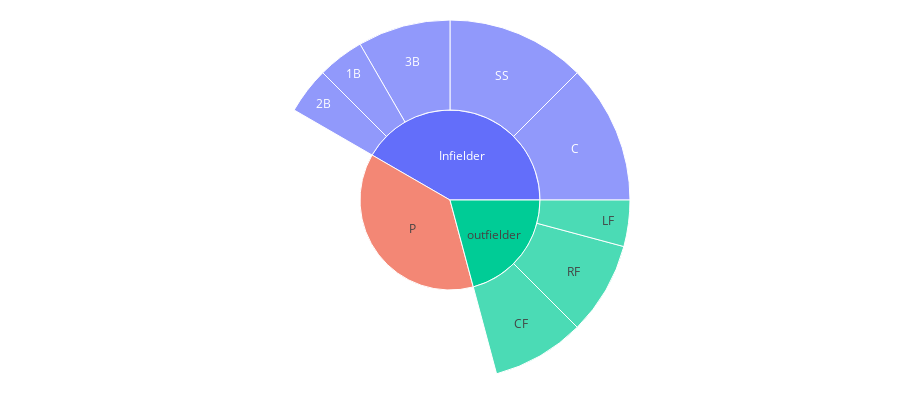

The cell this chart's notebook holds for it:
### Code cell
player_info = pd.read_csv("player_stats/player_basic_info.csv", index_col = 0)
with open("player_moves/trade_list_2020s.json", encoding='UTF8') as f:
    trade_info = json.load(f)

trade_list = []
for trade in trade_info:
    for x in trade["playerA"]:
        if x["type"] == "player":
            trade_list.append([trade["date"], x["name"], x["statizId"], trade["teamA"], trade["teamB"]])
    for x in trade["playerB"]:
        if x["type"] == "player":
            trade_list.append([trade["date"], x["name"], x["statizId"], trade["teamB"], trade["teamA"]])

df2 = pd.DataFrame(trade_list, columns=["date", "name", "statizId", "원소속팀", "이적팀"])
df2["date"] = pd.to_datetime(df2["date"])
player_info["statizId"] = player_info["statizId"].astype(str)
df2 = df2.merge(player_info, on="statizId", how="left")[["date", "name", "statizId", "원소속팀", "이적팀", "주포지션"]]

selected_year = 2020
df1_2 = df2[df2["date"].map(lambda x : x.year) == selected_year].reset_index(drop=True)
infielder = ["C", "1B", "2B", "3B", "4B", "SS"]
outfielder = ["LF", "RF", "CF"]

df1_2["주포지션_내외야"] = \
    pd.Series(["Infielder" if x in infielder else "outfielder" if x in outfielder else "None" for x in df1_2["주포지션"]])

pd.pivot_table(df1_2, index=["주포지션_내외야", "주포지션"], aggfunc="count")
df1_2 = df1_2.pivot_table(index=["주포지션_내외야", "주포지션"], aggfunc="count")["statizId"].reset_index()

df1_2.loc[df1_2["주포지션_내외야"] == "None", "주포지션"] = None
df1_2.loc[df1_2["주포지션_내외야"] == "None", "주포지션_내외야"] = "P"

fig1_2 = px.sunburst(df1_2, path=["주포지션_내외야", "주포지션"], values="statizId")
fig1_2.update_layout(height=400, margin=dict(l=20, r=20, t=20, b=20))

### Figure 1 — Plotly figure (JSON) as saved in the notebook; plotly's stock layout.template omitted (floating-point values rounded to 4 significant figures)
{"data": [{"branchvalues": "total", "domain": {"x": [0, 1], "y": [0, 1]}, "hovertemplate": "labels=%{label}<br>statizId=%{value}<br>parent=%{parent}<br>id=%{id}<extra></extra>", "ids": ["Infielder/1B", "Infielder/2B", "Infielder/3B", "Infielder/C", "outfielder/CF", "outfielder/LF", "outfielder/RF", "Infielder/SS", "Infielder", "P", "outfielder"], "labels": ["1B", "2B", "3B", "C", "CF", "LF", "RF", "SS", "Infielder", "P", "outfielder"], "name": "", "parents": ["Infielder", "Infielder", "Infielder", "Infielder", "outfielder", "outfielder", "outfielder", "Infielder", "", "", ""], "type": "sunburst", "values": [1, 1, 2, 3, 2, 1, 2, 3, 10, 9, 5]}], "layout": {"height": 400, "legend": {"tracegroupgap": 0}, "margin": {"b": 20, "l": 20, "r": 20, "t": 20}}}
